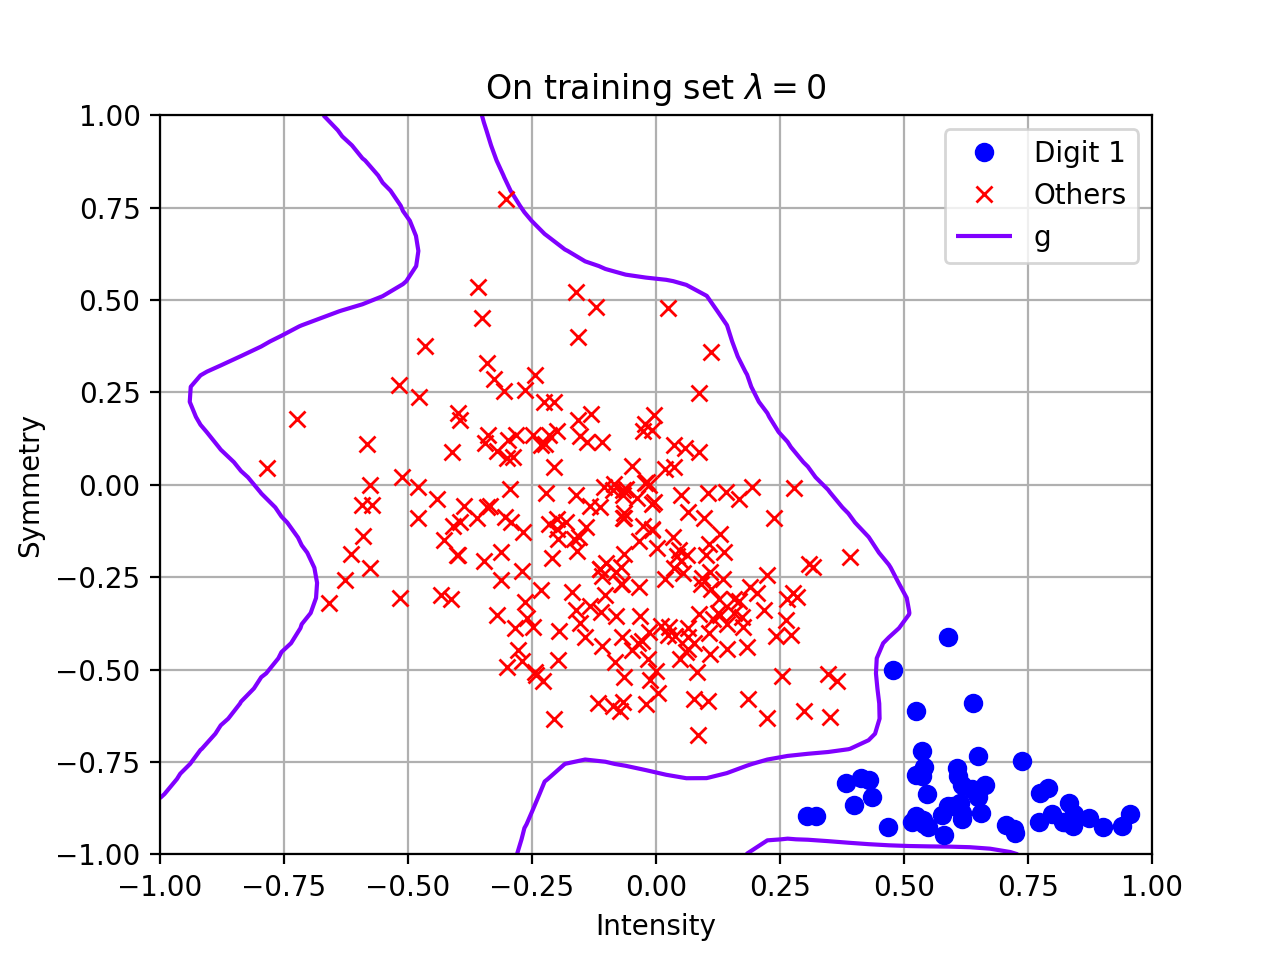

Reproduce this figure in Python.
import numpy as np
import matplotlib.pyplot as plt
from random import shuffle

# calculate symmetry about y-axis and x-axis
def getSymmetry(array):
    #"""
    val0 = 0
    for i in range(0,8):
        for j in range(0, 16):
            val0 += abs(float(array[j*16 + i]) - float(array[(j+1)*16 - (i + 1)]))
    val0 /=128
    #"""
    val1 = 0
    for i in range(0,16):
        for j in range(0,8):
            val1 += abs(float(array[j*16 + i]) - float(array[(15 - j)*16 - i]))
    val1 /=128
    return val1 + val0

def getIntensity(array):
    val = 0
    for i in range(0,256):
        val += abs(float(array[i]))
    return val

def comb(d):
    coeff = []
    j = d
    for i in range(d+1):
        coeff.append((j,i))
        j -= 1
    return coeff

def get_coeff(d = 8):
    coeff = []
    for i in range(d+1):
        coeff += comb(i)
    return coeff

def hypothesis(w, x, y, coeff):
    result = 0
    for i in range(len(coeff)):
        result += w[i]*(x**coeff[i][0])*(y**coeff[i][1])
    return result

def nonlinear_t(x, y, coeff):
    pt = []
    for i in range(len(coeff)):
        pt.append((x**coeff[i][0])*(y**coeff[i][1]))
    return list(pt)

def classify():
    ones_x = []
    ones_y = []
    other_x = []
    other_y = []
    xs = []
    ys = []
    ptxm = []
    ptym = []
    #normalization
    #=====================================#

    #new.test
    #ZipDigits.combine
    #f = open('ZipDigits.combine', 'r')
    f = open('new.train', 'r')
    for line in f:
        line = line.split(' ')
        y = getSymmetry(line[1:-1])
        x = getIntensity(line[1:-1])
        xs.append(x)
        ys.append(y)
        if line[0] == '1.0000':
            ones_y.append(y)
            ones_x.append(x)
        else:
            other_y.append(y)
            other_x.append(x)
    f.close()
    f = open('new.test', 'r')
    for line in f:
        line = line.split(' ')
        y = getSymmetry(line[1:-1])
        x = getIntensity(line[1:-1])
        xs.append(x)
        ys.append(y)
    f.close()
    xs = np.array(xs)
    ys = np.array(ys)
    ones_x = np.array(ones_x)
    ones_x = 2 * (ones_x - xs.min())/xs.ptp() - 1
    ones_y = np.array(ones_y)
    ones_y = 2 * (ones_y - ys.min())/ys.ptp() - 1
    other_x = np.array(other_x)
    other_x = 2 * (other_x - xs.min())/xs.ptp() - 1
    other_y = np.array(other_y)
    other_y = 2 * (other_y - ys.min())/ys.ptp() - 1
    ones, = plt.plot(ones_x, ones_y, 'bo', label="Digit 1")
    others, = plt.plot(other_x, other_y, 'rx', label="Others")

    #load data
    #=====================================#
    coeff = get_coeff()
    for i in range(len(ones_x)):
        ptx = nonlinear_t(ones_x[i], ones_y[i], coeff)
        ptxm.append(ptx)
        ptym.append([1])
    for i in range(len(other_y)):
        ptx = nonlinear_t(other_x[i], other_y[i], coeff)
        ptxm.append(ptx)
        ptym.append([-1])

    x_matrix = np.matrix(ptxm)
    y_matrix = np.matrix(ptym)
    z = x_matrix.transpose().dot(x_matrix)
    weight = np.linalg.pinv(x_matrix).dot(y_matrix)
    w = []
    for _w in weight.tolist():
        w.append(_w[0])
    w = np.array(w)


    #
    #=====================================#
    xr=np.linspace(-1,1)
    yr=np.linspace(-1,1)
    X, Y=np.meshgrid(xr, yr)
    Z = hypothesis(w, X,Y, coeff)
    plt.xlabel('Intensity')
    plt.ylabel('Symmetry')
    CS = plt.contour(xr, yr,Z,levels=[0], cmap="rainbow")
    CS.collections[0].set_label('g')
    plt.title("On training set $\lambda = 0$")
    plt.grid()
    plt.legend(loc='upper right')
    plt.show()

if __name__ == "__main__":
    classify()
